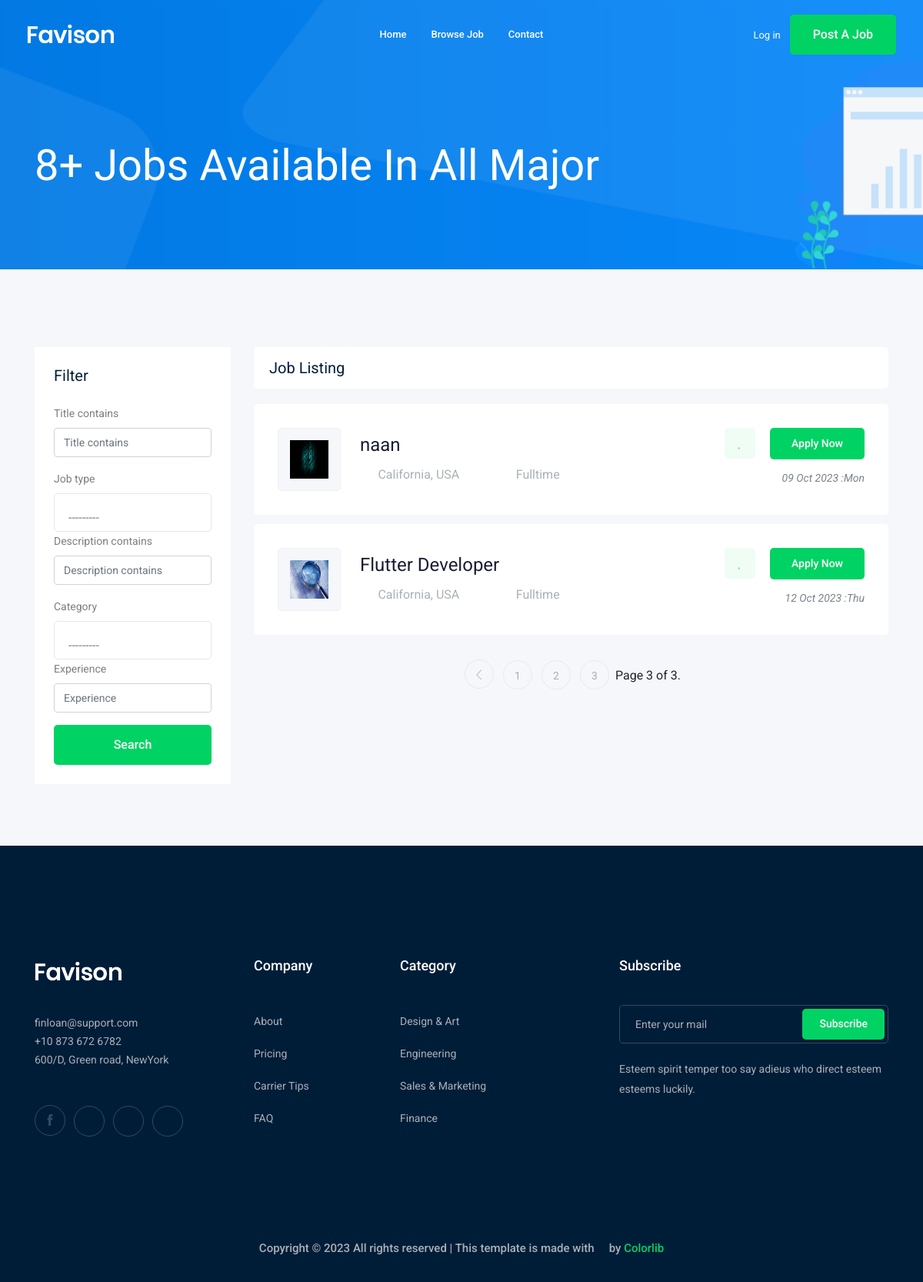
The app's page /jobs/?page=3, older data.
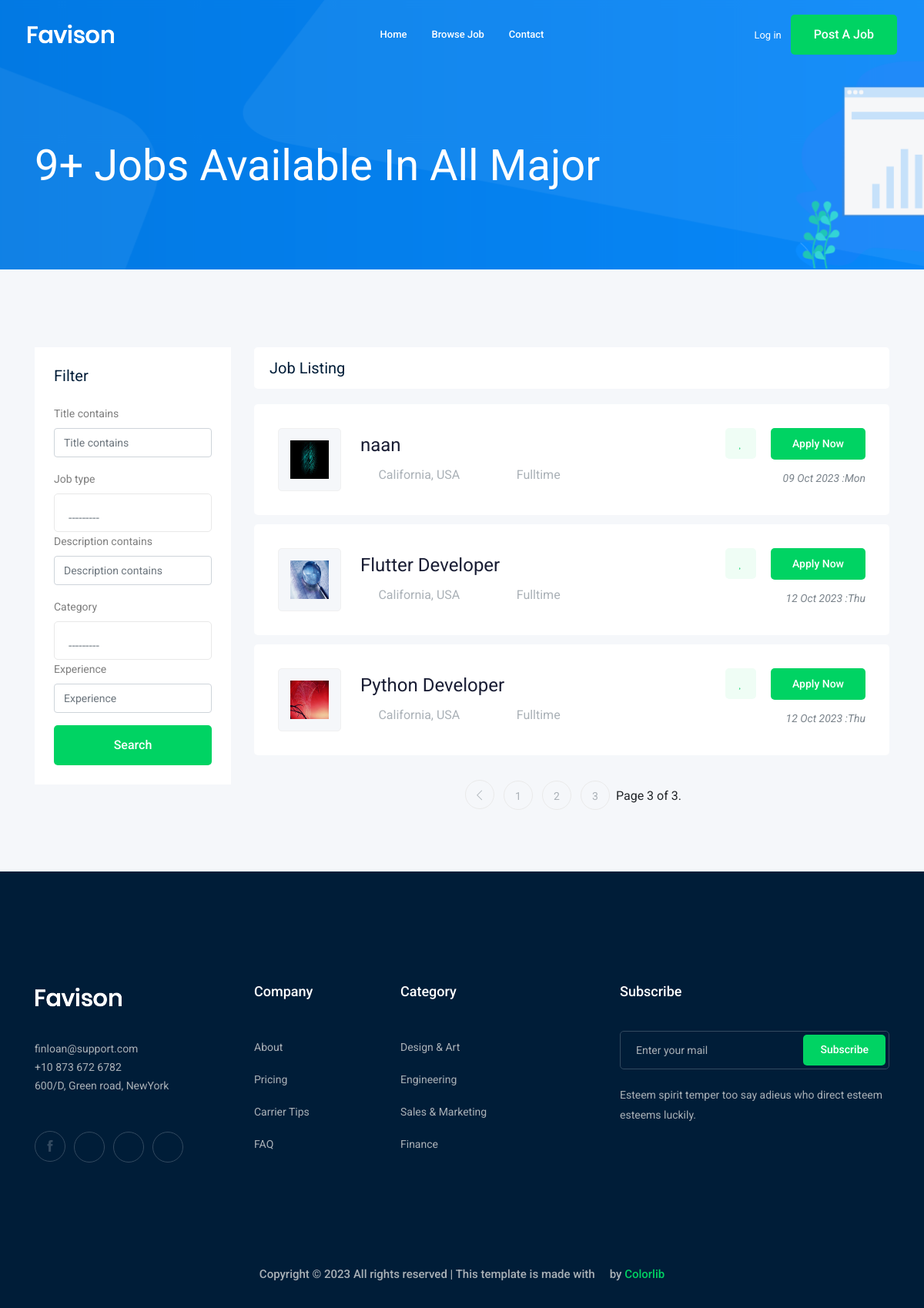
The same page, newer data.
### job/models.py (models this page shows, shortened)
class Job(models.Model):
    job_choices = [('Fulltime','Fulltime'),
                    ('Parttime','Parttime'),
    ]
    owner = models.ForeignKey(User,related_name="job_owner",on_delete=models.CASCADE)
    title = models.CharField(max_length=100)
    job_type = models.CharField(max_length=50,choices=job_choices,default='')
    description = models.TextField(max_length=3000,null=True,blank=True)
    published_at = models.DateTimeField(auto_now=True)
    vacancy = models.IntegerField(default=1)
    salary = models.IntegerField(default=0)
    category = models.ForeignKey('Category',on_delete=models.CASCADE)
    experience = models.IntegerField(default=1)
    image = models.ImageField(upload_to='jobs/')
    slug = models.SlugField(null=True,blank=True)

### job/views.py (the view)
# urls.py: path('', views.job_list,name='job_list' ),
def job_list(request):
    job_list =Job.objects.all()
    jobs_count = job_list.count()
    myfilter = JobFilter(request.GET, queryset=job_list)
    job_list = myfilter.qs
    paginator = Paginator(job_list, 3)
    page_number = request.GET.get('page')
    page_obj = paginator.get_page(page_number)
    context = {'jobs_count':jobs_count,'jobs':page_obj,'myfilter':myfilter}
    return render(request, 'job/job_list.html',context)

### job/models.py (called while the page is built)
    def __str__(self):
        return str(self.name)

### job/templates/job/job_list.html (shortened to what this page needs)
{%extends 'base.html' %}
{% load bootstrap4%}
{% block body%}
<div class="bradcam_area bradcam_bg_1">
    <div class="container">
        <div class="row">
            <div class="col-xl-12">
                <div class="bradcam_text">
                    <h3>{{jobs_count}}+ Jobs Available In all major </h3>
                </div>
            </div>
        </div>
    </div>
</div>
<div class="job_listing_area plus_padding">
    <div class="container">
        <div class="row">
            <div class="col-lg-3">
                <div class="job_filter white-bg">
                    <div class="form_inner white-bg">
                        <h3>Filter</h3>
                        <form action="#" method="GET">
                            {% bootstrap_form myfilter.form %}
                            <div class="reset_btn">
                                <button class="boxed-btn3 w-100" type="submit">Search</button>
                            </div>
                        </form>
                    </div>
                </div>
            </div>
            <div class="col-lg-9">
                <div class="recent_joblist_wrap">
                    <div class="recent_joblist white-bg ">
                        <div class="row align-items-center">
                            <div class="col-md-6">
                                <h4>Job Listing</h4>
                            </div>
                            <div class="col-md-6">
                            </div>
                        </div>
                    </div>
                </div>
                <div class="job_lists m-0">
                    <div class="row">
                        {%for job in jobs%}
                        <div class="col-lg-12 col-md-12">
                            <div class="single_jobs white-bg d-flex justify-content-between">
                                <div class="jobs_left d-flex align-items-center">
                                    <div class="thumb">
                                        <img style="width: 50px;height:50px" src="{{job.image.url}}" alt="">
                                    </div>
                                    <div class="jobs_conetent">
                                        <a href="{% url 'jobs:job_detail' job.slug job.id %}">
                                            <h4>{{job.title}}</h4>
                                        </a>
                                        <div class="links_locat d-flex align-items-center">
                                            <div class="location">
                                                <p> <i class="fa fa-map-marker"></i> California, USA</p>
                                            </div>
                                            <div class="location">
                                                <p> <i class="fa fa-clock-o"></i> {{job.job_type}}</p>
                                            </div>
                                        </div>
                                    </div>
                                </div>
                                <div class="jobs_right">
                                    <div class="apply_now">
                                        <a class="heart_mark" href="#"> <i class="fa fa-heart"></i> </a>
                                        <a href="{% url 'jobs:job_detail' job.slug job.id %}" class="boxed-btn3">Apply
                                            Now</a>
                                    </div>
                                    <div class="date">
                                        <p>{{job.published_at|date:'d M o :D'}}</p>
                                    </div>
                                </div>
                            </div>
                        </div>
                        {%endfor%}
                    </div>
                    {% if jobs.has_other_pages %}
                    <div class="row">
                        <div class="col-lg-12">
                            <div class="pagination_wrap">
                                <ul>
                                    {%if jobs.has_previous%}
                                    <li><a href="?page={{jobs.previous.page_number}}"> <i class="ti-angle-left"></i>
                                        </a></li>
                                    {%endif%}
                                    {%for i in jobs.paginator.page_range %}
                                    <li><a href="?page={{i}}"><span>{{i}}</span></a></li>
                                    {%endfor%}
                                    <span class="current">
                                        Page {{jobs.number }} of {{ jobs.paginator.num_pages }}.
                                    </span>
                                </ul>
                            </div>
                        </div>
                    </div>
                    {% endif%}
                </div>
            </div>
        </div>
    </div>
</div>
{%endblock body %}

### templates/base.html (shortened to what this page needs)
{% load static %}
<!doctype html>
<html class="no-js" lang="zxx">
<head>
    <link rel="stylesheet" href="{% static 'css/bootstrap.min.css' %}">
    <link rel="stylesheet" href="{% static 'css/owl.carousel.min.css' %}">
    <link rel="stylesheet" href="{% static 'css/magnific-popup.css' %}">
    <link rel="stylesheet" href="{% static 'css/font-awesome.min.css' %}">
    <link rel="stylesheet" href="{% static 'css/themify-icons.css' %}">
    <link rel="stylesheet" href="{% static 'css/nice-select.css' %}">
    <link rel="stylesheet" href="{% static 'css/flaticon.css' %}">
    <link rel="stylesheet" href="{% static 'css/gijgo.css' %}">
    <link rel="stylesheet" href="{% static 'css/animate.min.css' %}">
    <link rel="stylesheet" href="{% static 'css/slicknav.css' %}">
    <link rel="stylesheet" href="{% static 'css/style.css' %}">
</head>
<body>
    <header>
        <div class="header-area ">
            <div id="sticky-header" class="main-header-area">
                <div class="container-fluid ">
                    <div class="header_bottom_border">
                        <div class="row align-items-center">
                            <div class="col-xl-3 col-lg-2">
                                <div class="logo">
                                    <a href="index.html">
                                        <img src="img/logo.png" alt="">
                                    </a>
                                </div>
                            </div>
                            <div class="col-xl-6 col-lg-7">
                                <div class="main-menu  d-none d-lg-block">
                                    <nav>
                                        <ul id="navigation">
                                            <li><a href="{% url 'jobs:job_list'%}">home</a></li>
                                            <li><a href="{% url 'jobs:job_list'%}">Browse Job</a></li>
                                            <li><a href="{%url 'contact:contact'%}">Contact</a></li>
                                        </ul>
                                    </nav>
                                </div>
                            </div>
                            <div class="col-xl-3 col-lg-3 d-none d-lg-block">
                                <div class="Appointment">
                                    {%if request.user.is_authenticated%}
                                    <div class="phone_num d-none d-xl-block">
                                        <a href="{%url 'accounts:profile' %}">Profile</a>
                                    </div>
                                    <div class="phone_num d-none d-xl-block">
                                        <a href="{%url 'logout' %}">Log out</a>
                                    </div>
                                    {%else%}
                                    <div class="phone_num d-none d-xl-block">
                                        <a href="{%url 'login' %}">Log in</a>
                                    </div>
                                    {%endif%}
                                    <div class="d-none d-lg-block">
                                        <a class="boxed-btn3" href="{% url 'jobs:add_job' %}">Post a Job</a>
                                    </div>
                                </div>
                            </div>
                            <div class="col-12">
                            </div>
                        </div>
                    </div>
                </div>
            </div>
        </div>
    </header>
    {% block body %}
    {%endblock body %}
    <footer class="footer">
        <div class="footer_top">
            <div class="container">
                <div class="row">
                    <div class="col-xl-3 col-md-6 col-lg-3">
                        <div class="footer_widget wow fadeInUp" data-wow-duration="1s" data-wow-delay=".3s">
                            <div class="footer_logo">
                                <a href="#">
                                    <img src="img/logo.png" alt="">
                                </a>
                            </div>
                            <p>
                                finloan@support.com <br>
                                +10 873 672 6782 <br>
                                600/D, Green road, NewYork
                            </p>
                            <div class="socail_links">
                                <ul>
                                    <li>
                                        <a href="#">
                                            <i class="ti-facebook"></i>
                                        </a>
                                    </li>
                                    <li>
                                        <a href="#">
                                            <i class="fa fa-google-plus"></i>
                                        </a>
                                    </li>
                                    <li>
                                        <a href="#">
                                            <i class="fa fa-twitter"></i>
                                        </a>
                                    </li>
                                    <li>
                                        <a href="#">
                                            <i class="fa fa-instagram"></i>
                                        </a>
                                    </li>
                                </ul>
                            </div>
                        </div>
                    </div>
                    <div class="col-xl-2 col-md-6 col-lg-2">
                        <div class="footer_widget wow fadeInUp" data-wow-duration="1.1s" data-wow-delay=".4s">
                            <h3 class="footer_title">
                                Company
                            </h3>
                            <ul>
                                <li><a href="#">About </a></li>
                                <li><a href="#"> Pricing</a></li>
                                <li><a href="#">Carrier Tips</a></li>
                                <li><a href="#">FAQ</a></li>
                            </ul>
                        </div>
                    </div>
                    <div class="col-xl-3 col-md-6 col-lg-3">
                        <div class="footer_widget wow fadeInUp" data-wow-duration="1.2s" data-wow-delay=".5s">
                            <h3 class="footer_title">
                                Category
                            </h3>
                            <ul>
                                <li><a href="#">Design & Art</a></li>
                                <li><a href="#">Engineering</a></li>
                                <li><a href="#">Sales & Marketing</a></li>
                                <li><a href="#">Finance</a></li>
                            </ul>
                        </div>
                    </div>
                    <div class="col-xl-4 col-md-6 col-lg-4">
                        <div class="footer_widget wow fadeInUp" data-wow-duration="1.3s" data-wow-delay=".6s">
                            <h3 class="footer_title">
                                Subscribe
                            </h3>
                            <form action="#" class="newsletter_form">
                                <input type="text" placeholder="Enter your mail">
                                <button type="submit">Subscribe</button>
                            </form>
                            <p class="newsletter_text">Esteem spirit temper too say adieus who direct esteem esteems
                                luckily.</p>
                        </div>
                    </div>
                </div>
            </div>
        </div>
        <div class="copy-right_text wow fadeInUp" data-wow-duration="1.4s" data-wow-delay=".3s">
            <div class="container">
                <div class="row">
                    <div class="col-xl-12">
                        <p class="copy_right text-center">
                            Copyright &copy;
                            <script>document.write(new Date().getFullYear());</script> All rights reserved | This
                            template is made with <i class="fa fa-heart-o" aria-hidden="true"></i> by <a
                                href="https://colorlib.com" target="_blank">Colorlib</a>
                        </p>
                    </div>
                </div>
            </div>
        </div>
    </footer>
</body>
</html>

Row changes from the older to the newer data that the page shows:
added Job: image (picture), title "Python Developer", job_type "Fulltime", published_at "12 Oct 2023 :Thu"
Text that changed along with them:
{{ jobs_count }}: "8" → "9"
